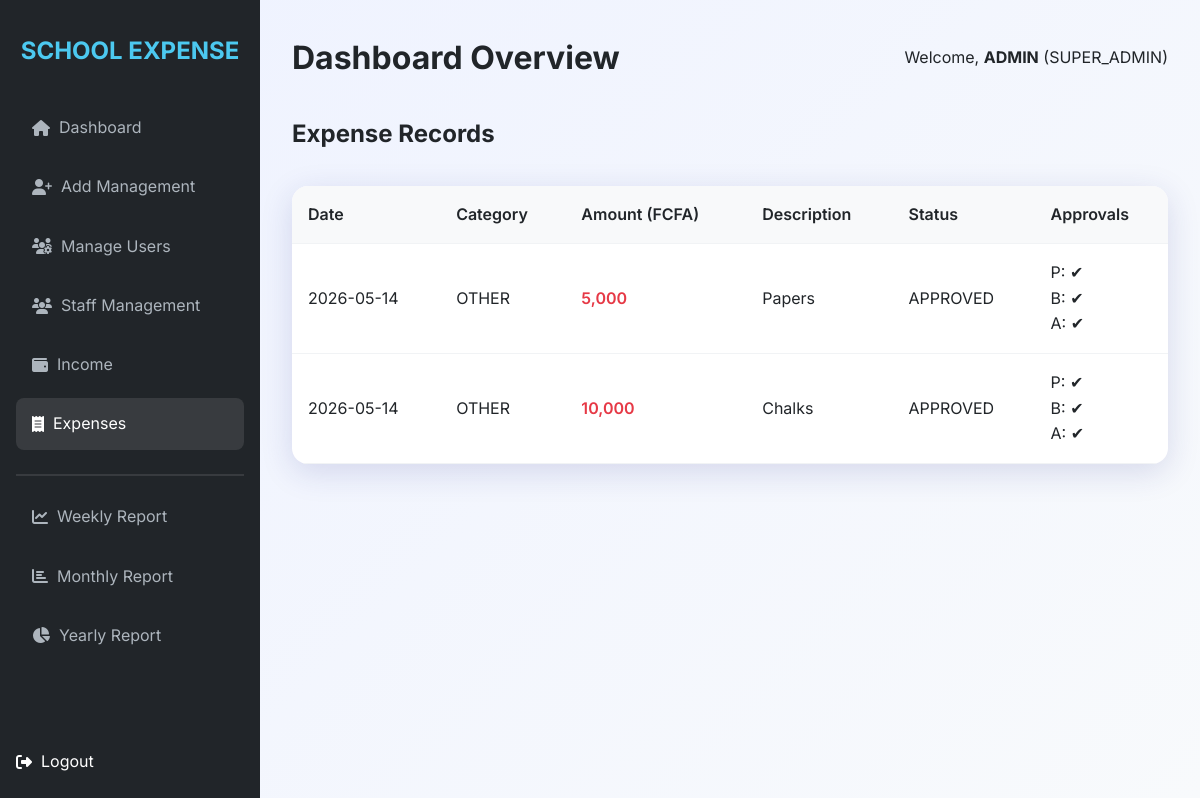
The page /expenses/view (signed in) on the database its author committed.
### models.py (models this page shows, shortened)
class User(UserMixin, db.Model):
    id = db.Column(db.Integer, primary_key=True)
    username = db.Column(db.String(64), unique=True, nullable=False)
    email = db.Column(db.String(120), unique=True, nullable=False)
    password_hash = db.Column(db.String(128))
    role = db.Column(db.String(20), nullable=False) # SUPER_ADMIN, PRINCIPAL, BURSER, ACCOUNTANT, SECRETARY
    is_active = db.Column(db.Boolean, default=True)
    is_muted = db.Column(db.Boolean, default=False)

class Expense(db.Model):
    id = db.Column(db.Integer, primary_key=True)
    amount = db.Column(db.Float, nullable=False)
    category = db.Column(db.String(100), nullable=False)
    description = db.Column(db.Text)
    date = db.Column(db.DateTime, default=datetime.utcnow)
    added_by = db.Column(db.Integer, db.ForeignKey('user.id'))
    status = db.Column(db.String(20), default='PENDING')  # PENDING, APPROVED, REJECTED
    approved_principal = db.Column(db.Boolean, default=False)
    approved_burser = db.Column(db.Boolean, default=False)
    approved_accountant = db.Column(db.Boolean, default=False)

### routes.py (the view)
    @app.route('/expenses/view')
    @login_required
    def view_expenses():
        role = (current_user.role or '').upper()
        if role not in ['SUPER_ADMIN', 'PRINCIPAL', 'BURSER', 'ACCOUNTANT', 'SECRETARY']:
            flash('Access Denied', 'danger')
            return redirect(url_for('dashboard'))
        expenses = Expense.query.filter(Expense.status != 'REJECTED').order_by(Expense.date.desc()).all()
        return render_template('expenses/view_expenses.html', expenses=expenses)

### templates/expenses/view_expenses.html (shortened to what this page needs)
{% extends "base.html" %}
{% block content %}
<div style="display: flex; justify-content: space-between; align-items: center; margin-bottom: 2rem;">
    <h2>Expense Records</h2>
</div>
<div class="table-container">
    <table>
        <thead>
            <tr>
                <th>Date</th>
                <th>Category</th>
                <th>Amount (FCFA)</th>
                <th>Description</th>
                <th>Status</th>
                <th>Approvals</th>
            </tr>
        </thead>
        <tbody>
            {% for expense in expenses %}
            <tr>
                <td>{{ expense.date.strftime('%Y-%m-%d') }}</td>
                <td>{{ expense.category }}</td>
                <td style="color: var(--danger); font-weight: 600;">{{ "{:,.0f}".format(expense.amount) }}</td>
                <td>{{ expense.description }}</td>
                <td>{{ expense.status }}</td>
                <td>
                    P: {{ '✔' if expense.approved_principal else '✗' }}<br>
                    B: {{ '✔' if expense.approved_burser else '✗' }}<br>
                    A: {{ '✔' if expense.approved_accountant else '✗' }}
                </td>
            </tr>
            {% else %}
            <tr>
                <td colspan="7" style="text-align: center; padding: 2rem; color: var(--gray);">No expense records found.</td>
            </tr>
            {% endfor %}
        </tbody>
    </table>
</div>
{% endblock %}

### templates/base.html (shortened to what this page needs)
<!DOCTYPE html>
<html lang="en">
<head>
    <link rel="stylesheet" href="{{ url_for('static', filename='css/style.css') }}">
    <link rel="stylesheet" href="https://cdnjs.cloudflare.com/ajax/libs/font-awesome/6.4.0/css/all.min.css">
</head>
<body>
    {% if current_user.is_authenticated %}
    <div class="app-container">
        <aside class="sidebar">
            <h2>SCHOOL EXPENSE</h2>
            <nav>
                <ul class="nav-links">
                    <li><a href="{{ url_for('dashboard') }}" class="{{ 'active' if request.endpoint == 'dashboard' }}"><i class="fas fa-home"></i> &nbsp; Dashboard</a></li>
                    {% if current_user.role == 'SUPER_ADMIN' %}
                    <li><a href="{{ url_for('add_user') }}" class="{{ 'active' if request.endpoint == 'add_user' }}"><i class="fas fa-user-plus"></i> &nbsp; Add Management</a></li>
                    <li><a href="{{ url_for('manage_users') }}" class="{{ 'active' if request.endpoint == 'manage_users' }}"><i class="fas fa-users-cog"></i> &nbsp; Manage Users</a></li>
                    {% endif %}
                    {% if current_user.role|upper in ['SUPER_ADMIN', 'PRINCIPAL', 'SECRETARY'] %}
                    <li><a href="{{ url_for('view_staff') }}" class="{{ 'active' if 'staff' in request.endpoint }}"><i class="fas fa-users"></i> &nbsp; Staff Management</a></li>
                    {% endif %}
                    <li><a href="{{ url_for('view_income') }}" class="{{ 'active' if 'income' in request.endpoint }}"><i class="fas fa-wallet"></i> &nbsp; Income</a></li>
                    <li><a href="{{ url_for('view_expenses') }}" class="{{ 'active' if 'expenses' in request.endpoint }}"><i class="fas fa-receipt"></i> &nbsp; Expenses</a></li>
                    <hr style="margin: 1rem 0; border: 0.5px solid rgba(255,255,255,0.1)">
                    <li><a href="{{ url_for('view_report', type='weekly') }}"><i class="fas fa-chart-line"></i> &nbsp; Weekly Report</a></li>
                    <li><a href="{{ url_for('view_report', type='monthly') }}"><i class="fas fa-chart-bar"></i> &nbsp; Monthly Report</a></li>
                    <li><a href="{{ url_for('view_report', type='yearly') }}"><i class="fas fa-chart-pie"></i> &nbsp; Yearly Report</a></li>
                    <li style="margin-top: auto;">
                        <form method="POST" action="{{ url_for('logout') }}" style="display: inline; margin: 0;">
                            <button type="submit" style="background:none; border:none; color:inherit; font:inherit; cursor:pointer; display:flex; align-items:center; padding:0;"> <i class="fas fa-sign-out-alt"></i> &nbsp; Logout</button>
                        </form>
                    </li>
                </ul>
            </nav>
        </aside>
        <main class="main-content">
            <header style="margin-bottom: 2rem; display: flex; justify-content: space-between; align-items: center;">
                <h1>{{ title if title else 'Dashboard Overview' }}</h1>
                <div class="user-info">
                    <span>Welcome, <strong>{{ current_user.username }}</strong> ({{ current_user.role }})</span>
                </div>
            </header>
            {% block content %}{% endblock %}
        </main>
    </div>
    {% else %}
        {% block login_content %}{% endblock %}
    {% endif %}
</body>
</html>

### static/css/style.css (style rules this page uses)
:root { --primary: #4361ee; --secondary: #3f37c9; --accent: #4895ef; --success: #4cc9f0; --warning: #f72585; --danger: #e63946; --dark: #212529; --light: #f8f9fa; --gray: #6c757d; --glass: rgba(255, 255, 255, 0.9); --shadow: 0 8px 32px 0 rgba(31, 38, 135, 0.15); }
* { margin: 0; padding: 0; box-sizing: border-box; font-family: 'Inter', -apple-system, BlinkMacSystemFont, "Segoe UI", Roboto, sans-serif; }
body { background: linear-gradient(135deg, #eef2ff 0%, #f8fafc 100%); color: var(--dark); line-height: 1.6; min-height: 100vh; overflow-x: hidden; }
.app-container { display: flex; min-height: 100vh; width: 100%; }
.sidebar { width: 260px; background: var(--dark); color: white; padding: 2rem 1rem; position: fixed; height: 100vh; transition: all 0.3s ease; }
.sidebar h2 { font-size: 1.5rem; margin-bottom: 2rem; text-align: center; color: var(--success); font-weight: 700; }
.nav-links { list-style: none; display: flex; flex-direction: column; height: calc(100vh - 120px); }
.nav-links li { margin-bottom: 0.5rem; }
.nav-links a { color: #adb5bd; text-decoration: none; padding: 0.8rem 1rem; display: flex; align-items: center; border-radius: 8px; transition: 0.3s; }
.nav-links a:hover, .nav-links a.active { background: rgba(255, 255, 255, 0.1); color: white; }
.main-content { flex: 1; margin-left: 260px; padding: 2rem; }
.table-container { background: white; border-radius: 16px; overflow: hidden; box-shadow: var(--shadow); margin-top: 1.5rem; }
table { width: 100%; border-collapse: collapse; }
th, td { padding: 1rem; text-align: left; border-bottom: 1px solid #f1f3f5; }
th { background: #f8f9fa; font-weight: 600; }

### rows shown on the page
User: username "ADMIN", role "SUPER_ADMIN"
Expense: date "2026-05-14", category "OTHER", amount "5,000", description "Papers", status "APPROVED", approved_principal "✔", approved_burser "✔", approved_accountant "✔"
Expense: date "2026-05-14", category "OTHER", amount "10,000", description "Chalks", status "APPROVED", approved_principal "✔", approved_burser "✔", approved_accountant "✔"

### other values the page prints
{{ title if title else 'Dashboard Overview' }} "Dashboard Overview"
